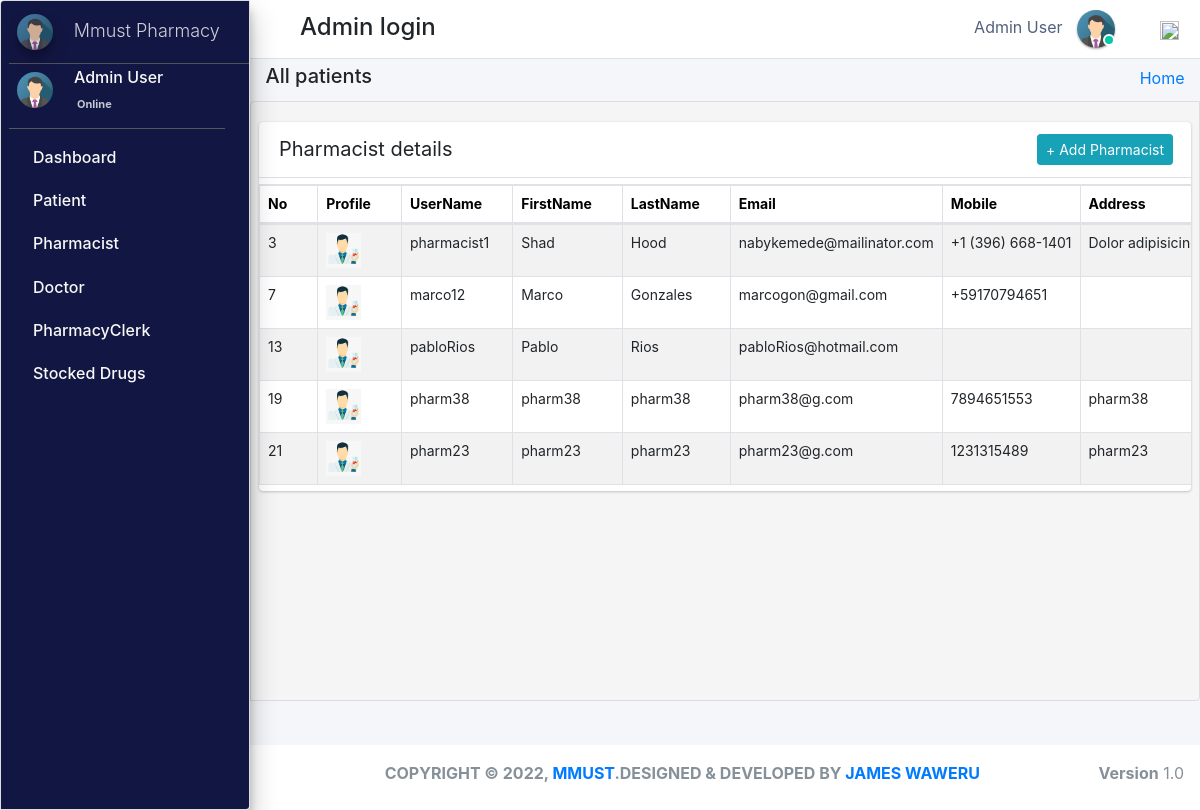
The app's page /admin_user/manage_pharmacist/ (signed in), older data.
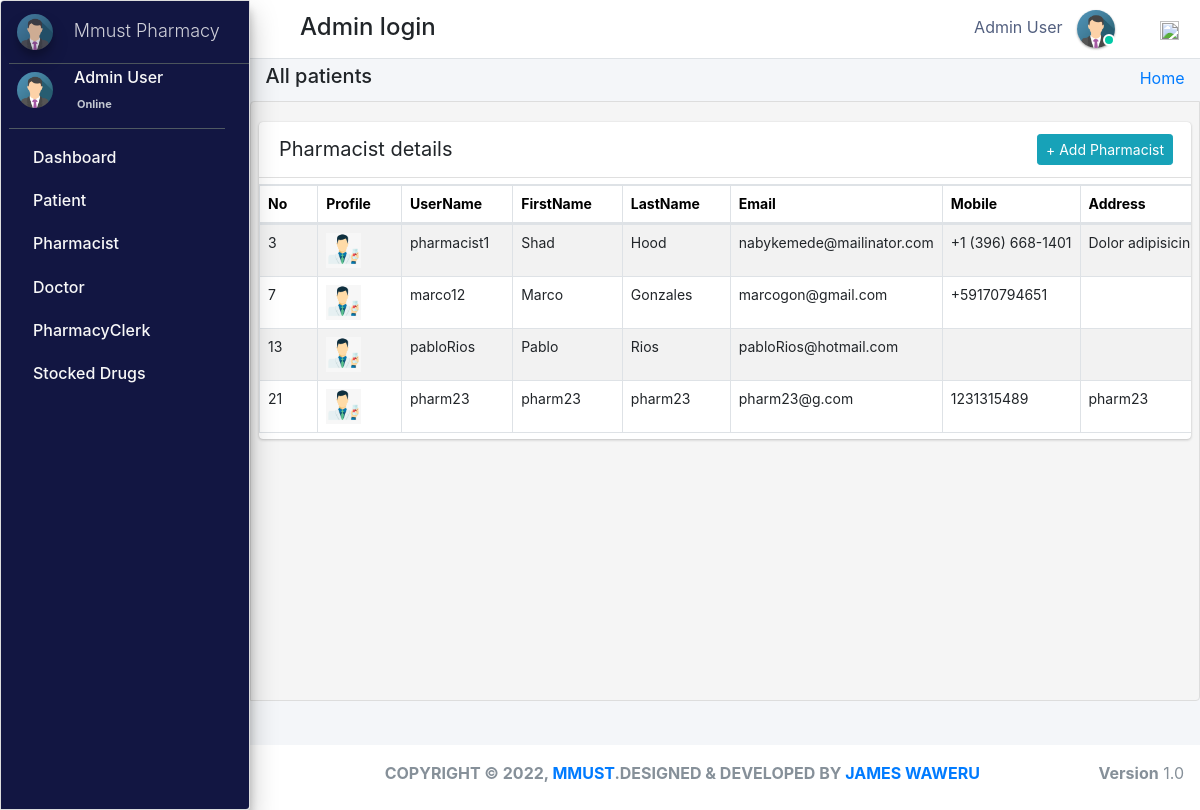
The same page, newer data.
### pharmacy/models.py (models this page shows, shortened)
class Pharmacist(models.Model):
    gender_category=(
        ('Male','Male'),
        ('Female','Female'),
    )
    admin = models.OneToOneField(CustomUser,null=True, on_delete = models.CASCADE)
    emp_no=models.CharField(max_length=100,null=True,blank=True)
    age= models.IntegerField(default='0', blank=True, null=True)
    gender=models.CharField(max_length=100,null=True,choices=gender_category)
    mobile =models.CharField(max_length=10,null=True,blank=True)
    address=models.CharField(max_length=300,null=True,blank=True)
    profile_pic=models.ImageField(default="images2.png",null=True,blank=True)
    created_at = models.DateTimeField(auto_now_add=True)
    updated_at = models.DateTimeField(auto_now=True)
    objects = models.Manager()

class CustomUser(AbstractUser):
    user_type_data = ((1, "AdminHOD"), (2, "Pharmacist"), (3, "Doctor"), (4, "PharmacyClerk"),(5, "Patients"))
    user_type = models.CharField(default=1, choices=user_type_data, max_length=10)

### pharmacy/HODViews.py (the view)
# urls.py: path('admin_user/manage_pharmacist/',HODViews.managePharmacist,name='manage_pharmacist'),
def manage_pharmacist(request):
    staffs = Pharmacist.objects.all()
    context = {
        "staffs": staffs,
        "title": "Manage Pharmacist"
    }
    return render(request, 'hod_templates/all_pharmacist.html', context)

### pharmacy/templates/hod_templates/all_pharmacist.html (shortened to what this page needs)
{% extends 'hod_templates/base_template.html'%} {% block page_title %}
<h5>All patients</h5>
{% endblock page_title %} {% block main_content %}
<section class="content">
    <div class="row">
        <div class="col-md-12">
            <div class="card card-primar sc">
                <div class="card-header">
                    <span>Pharmacist details</span>
                    <div class="card-tools d-flex">
                        <a class="btn btn-sm btn-info mr-2" href="{% url 'manage_pharmacist'  %}" role="button">+ Add Pharmacist</a>
                    </div>
                </div>
                <table class="table table-bordered table-hover dataTable" id=plist>
                    <thead>
                        <tr>
                            <th>No</th>
                            <th>Profile</th>
                            <th>UserName</th>
                            <th>FirstName</th>
                            <th>LastName</th>
                            <th>Email</th>
                            <th>Mobile</th>
                            <th>Address</th>
                        </tr>
                    </thead>
                    <tbody>
                        {% for staff in staffs %}
                        <tr class="hov">
                            <td>{{staff.admin.id}}</td>
                            <td> <img src="{{staff.profile_pic.url}}" class="" width="35" height="35" alt=""></td>
                            <td>{{staff.admin.username}}</td>
                            <td>{{staff.admin.first_name}}</td>
                            <td>{{staff.admin.last_name}}</td>
                            <td>{{staff.admin.email}}</td>
                            <td>{{staff.mobile}}</td>
                            <td>{{staff.address}}</td>
                        </tr>
                        {% endfor %}
                    </tbody>
                </table>
            </div>
        </div>
    </div>
</section>
{% endblock %}

Row changes from the older to the newer data that the page shows:
removed Pharmacist: admin.id "19", profile_pic (picture), admin.username "pharm38", admin.first_name "pharm38", admin.last_name "pharm38", admin.email "pharm38@g.com", mobile "7894651553", address "pharm38"
